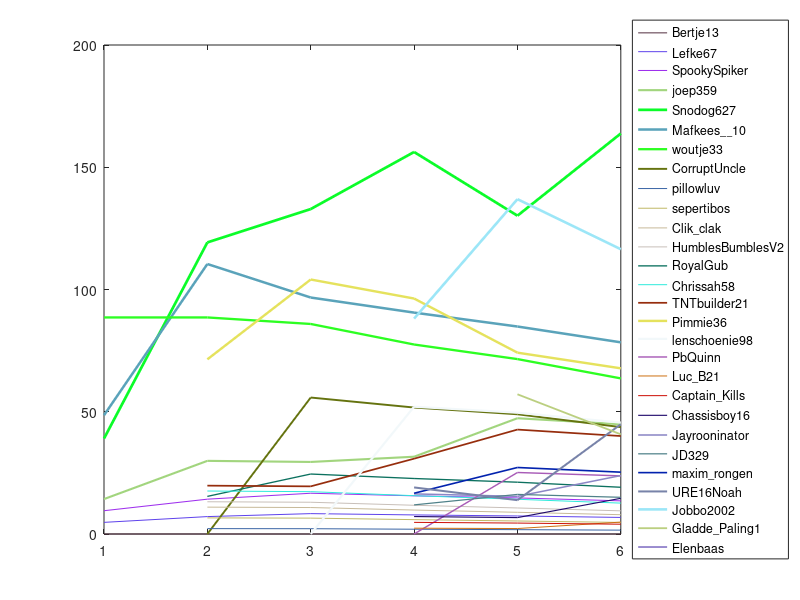

The MATLAB source for this figure:
clear
close all

%%%%%%%%%%%%%%%%%%%%%%%%%%%%%%%%%%%%%%%%%%%%%%%%%%%%%%%%%%%%%%%%%%%%%%%%%%%
% UltraHardCore Team Selector
%%%%%%%%%%%%%%%%%%%%%%%%%%%%%%%%%%%%%%%%%%%%%%%%%%%%%%%%%%%%%%%%%%%%%%%%%%%
% This code was made to randomly assemble teams for The Diorite Experts
% UltraHardCore. However, this code can also be used for different UHC
% competitions, providing a similar ranking system is adopted.
% See more at: https://github.com/Snodog627/TheDioriteExpertsUHC

% The code at first defines the players and their scores. The players that
% are participating in the current season are then selected and some
% simulation criteria may be specified. New players' scores are denoted by
% NaN.

%% Information
addpath('Data','Functions','Figures')
load('DataURE6.mat')

%% Visualization
NoP = size(Players,2);
NoS = size(Seasons,2);
legdata = cell(NoP,1);
for i = 1:NoP
    if ~isnan(Players(i).RankPosition(NoS))
        LineSize = 2*(1 - (Players(i).RankPosition(NoS)-0.5)/NoP);
    else
        LineSize = 0.1;
    end
    Col = rand(1,3);
    legdata{i} = Players(i).PlayerName;
    
    figure(1)
    plot(1:NoS,Players(i).RankHistory,'LineWidth',LineSize,'Color',Col)
    hold on
end
legend(legdata,'location','eastoutside','Interpreter','none')
